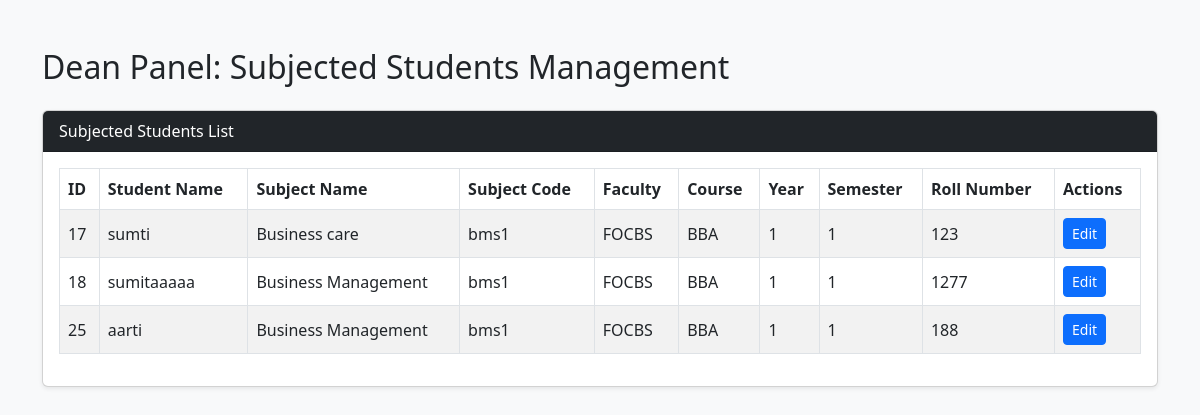
Before: /dean/dean_subjected_students.php with the older database file.
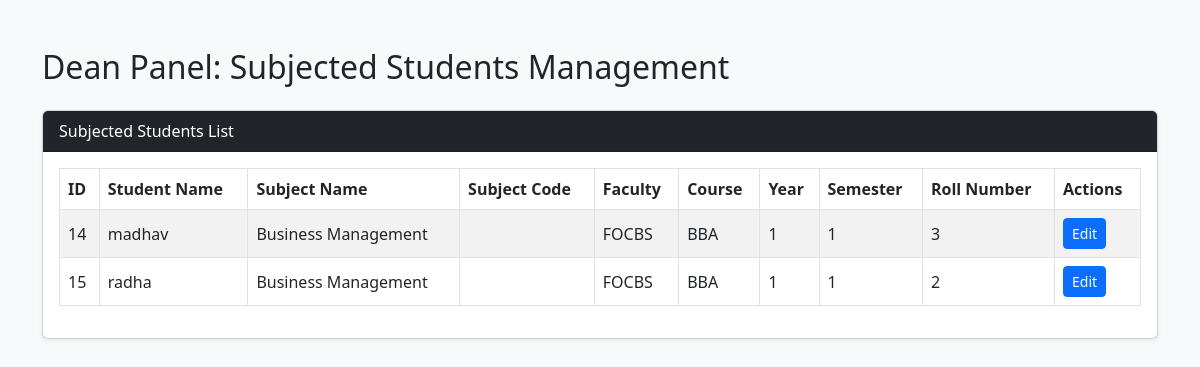
After: the same page with the newer database file.
### tables this page shows
CREATE TABLE `subjected_student` (
  `id` int(11) NOT NULL,
  `student_name` varchar(122) NOT NULL,
  `subject_name` varchar(122) NOT NULL,
  `subject_code` varchar(122) NOT NULL,
  `faculty` varchar(122) NOT NULL,
  `course` varchar(122) NOT NULL,
  `year` int(11) NOT NULL,
  `semester` int(11) NOT NULL,
  `roll_number` int(11) NOT NULL
);

### dean/dean_subjected_students.php (the view, shortened to what this page needs)
<?php
$host = '127.0.0.1';
$dbname = 'mhu-ams';
$username = 'root';
$password = '';
try {
    $pdo = new PDO("mysql:host=$host;dbname=$dbname;charset=utf8mb4", $username, $password);
    $pdo->setAttribute(PDO::ATTR_ERRMODE, PDO::ERRMODE_EXCEPTION);
} catch (PDOException $e) {
    die("Connection failed: " . $e->getMessage());
}
$stmt = $pdo->query("SELECT * FROM subjected_student");
$students = $stmt->fetchAll(PDO::FETCH_ASSOC);
?>
<!DOCTYPE html>
<html lang="en">
<head>
    <link href="https://cdn.jsdelivr.net/npm/bootstrap@5.3.0/dist/css/bootstrap.min.css" rel="stylesheet">
</head>
<body class="bg-light">
<div class="container my-5">
    <h2 class="mb-4">Dean Panel: Subjected Students Management</h2>
    <div class="card shadow-sm">
        <div class="card-header bg-dark text-white">Subjected Students List</div>
        <div class="card-body">
            <div class="table-responsive">
                <table class="table table-bordered table-striped align-middle">
                    <thead>
                        <tr>
                            <th>ID</th>
                            <th>Student Name</th>
                            <th>Subject Name</th>
                            <th>Subject Code</th>
                            <th>Faculty</th>
                            <th>Course</th>
                            <th>Year</th>
                            <th>Semester</th>
                            <th>Roll Number</th>
                            <th>Actions</th>
                        </tr>
                    </thead>
                    <tbody>
                        <?php if (count($students) > 0): ?>
                            <?php foreach ($students as $student): ?>
                                <tr>
                                    <td><?= htmlspecialchars($student['id']) ?></td>
                                    <td><?= htmlspecialchars($student['student_name']) ?></td>
                                    <td><?= htmlspecialchars($student['subject_name']) ?></td>
                                    <td><?= htmlspecialchars($student['subject_code']) ?></td>
                                    <td><?= htmlspecialchars($student['faculty']) ?></td>
                                    <td><?= htmlspecialchars($student['course']) ?></td>
                                    <td><?= htmlspecialchars($student['year']) ?></td>
                                    <td><?= htmlspecialchars($student['semester']) ?></td>
                                    <td><?= htmlspecialchars($student['roll_number']) ?></td>
                                    <td>
                                        <a href="dean_subjected_students.php?edit_id=<?= $student['id'] ?>" class="btn btn-sm btn-primary">Edit</a>
                                    </td>
                                </tr>
                            <?php endforeach; ?>
                        <?php else: ?>
                            <tr>
                                <td colspan="10" class="text-center">No records found.</td>
                            </tr>
                        <?php endif; ?>
                    </tbody>
                </table>
            </div>
        </div>
    </div>
</div>
</body>
</html>

Changed rows visible on the page:
removed subjected_student: id "17", student_name "sumti", subject_name "Business care", subject_code "bms1", faculty "FOCBS", course "BBA", year "1", semester "1", roll_number "123"
removed subjected_student: id "18", student_name "sumitaaaaa", subject_name "Business Management", subject_code "bms1", faculty "FOCBS", course "BBA", year "1", semester "1", roll_number "1277"
removed subjected_student: id "25", student_name "aarti", subject_name "Business Management", subject_code "bms1", faculty "FOCBS", course "BBA", year "1", semester "1", roll_number "188"
added subjected_student: id "14", student_name "madhav", subject_name "Business Management", faculty "FOCBS", course "BBA", year "1", semester "1", roll_number "3"
added subjected_student: id "15", student_name "radha", subject_name "Business Management", faculty "FOCBS", course "BBA", year "1", semester "1", roll_number "2"
